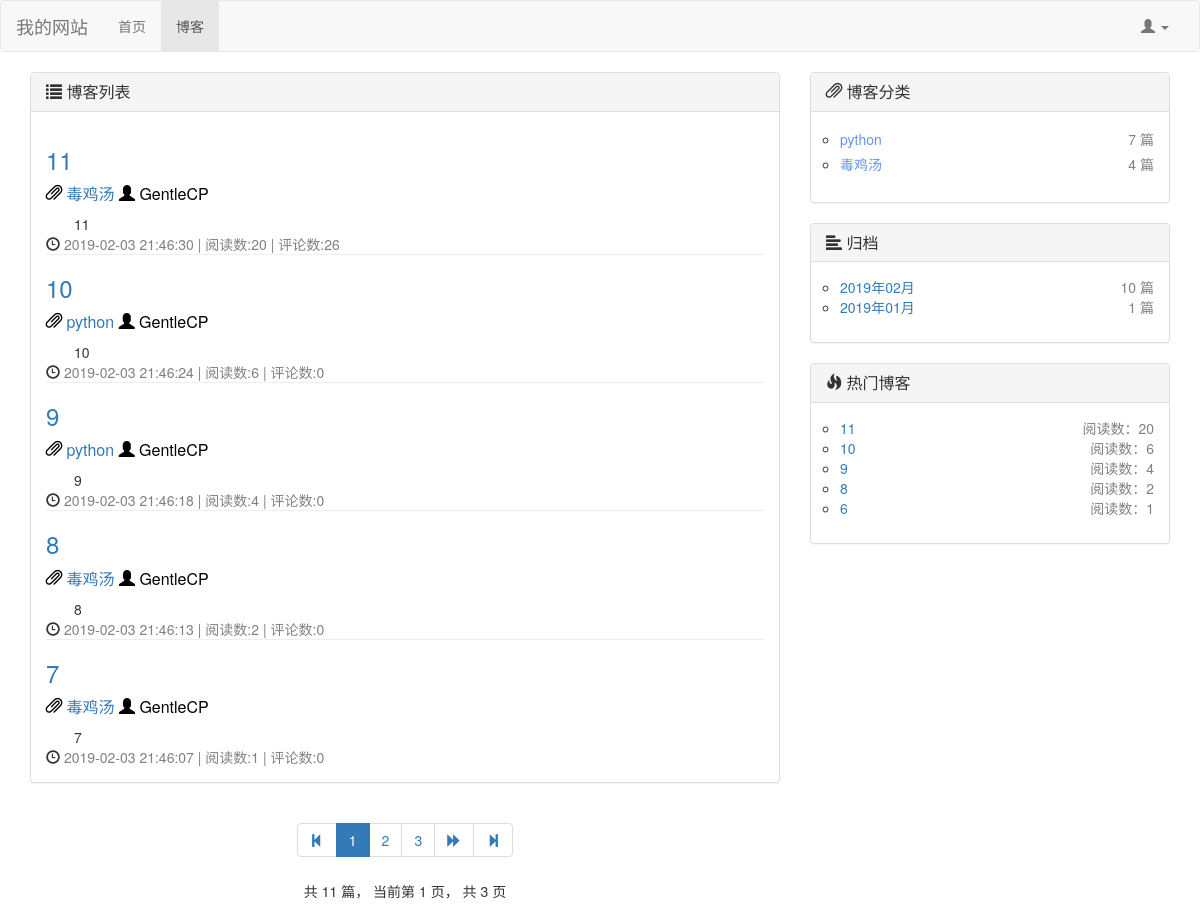
/blog/, run on an earlier commit of the app's database.
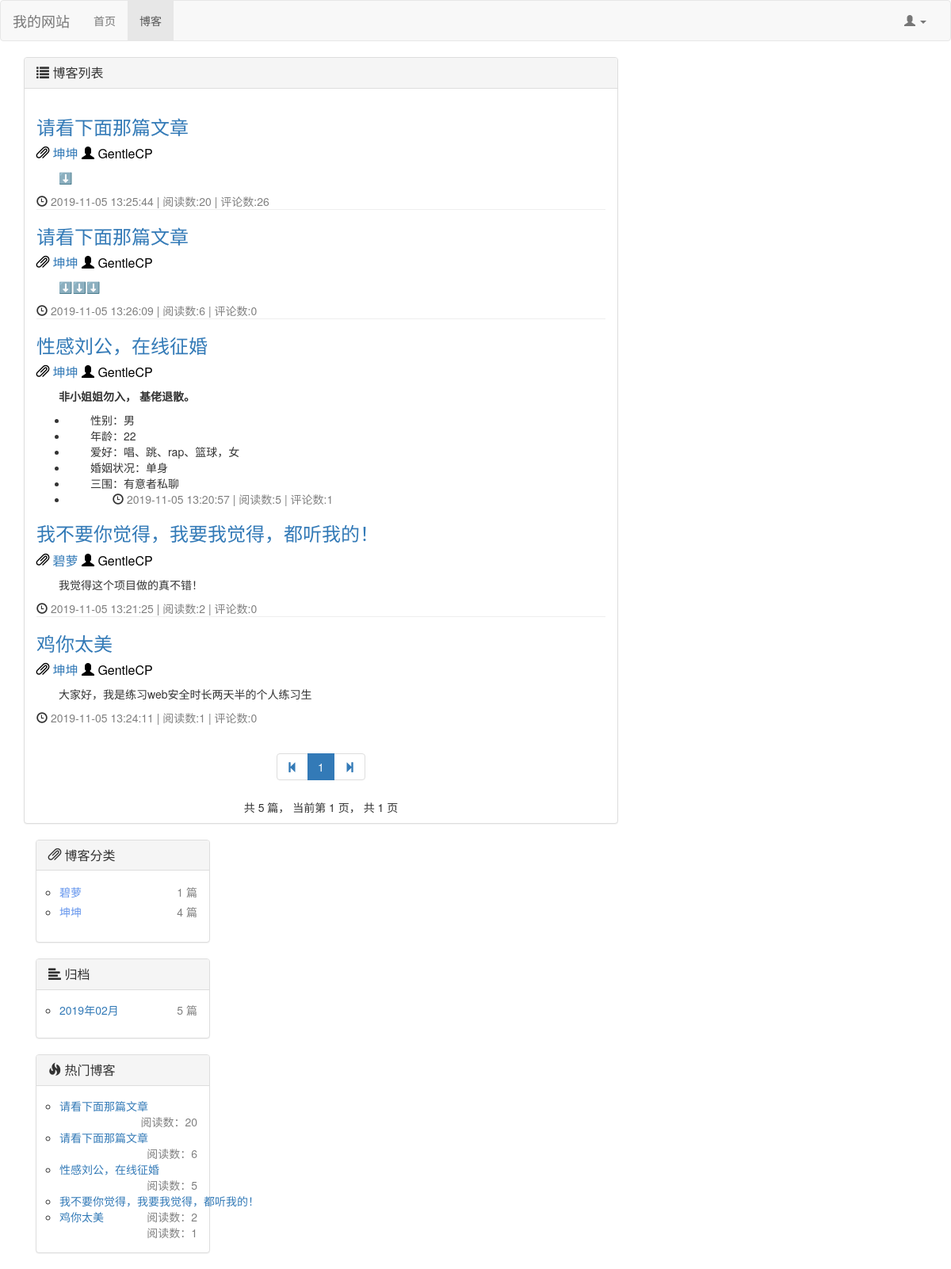
And on a later commit of the database.
### blog/models.py (models this page shows, shortened)
class Blog(models.Model, ReadNumExtendMethod):
    title = models.CharField(max_length=40, verbose_name="标题")
    blog_type = models.ForeignKey(BlogType, on_delete=models.DO_NOTHING, verbose_name="博客类型")
    author = models.ForeignKey(User, on_delete=models.DO_NOTHING, verbose_name="作者")
    content = RichTextUploadingField(verbose_name="内容")
    created_time = models.DateTimeField(auto_now_add=True, verbose_name="创建时间")
    last_modified_time = models.DateTimeField(auto_now=True, verbose_name="上次修改时间")
    class Meta:
        ordering = ['-created_time', ]  # 这里让前端网页在对从request获取到的数据排序按照创建时间由新到旧

class BlogType(models.Model):
    type_name = models.CharField(max_length=30, verbose_name="博客类型")

### read_statistic/models.py (models this page shows, shortened)
class ReadNum(models.Model):
    read_num = models.IntegerField(default=0)
    content_type = models.ForeignKey(ContentType,on_delete=models.DO_NOTHING) # 将ContentType绑定作为外键生成contenttype对象
    object_id = models.PositiveIntegerField() # 对象的id，确定了对象后根据id唯一定位对象
    content_object = GenericForeignKey('content_type','object_id') # 将上面两个合并成一个content对象

### blog/views.py (the view)
# urls.py: path('',views.get_blog_list,name = "blog_list"), # blog list
def get_blog_list(request):
    all_blogs = Blog.objects.all()  # 获取所有的blog
    context = get_blog_common(request, all_blogs)  # 调用公共代码函数，返回context
    return render(request, 'blog_list.html', context)

### blog/utils.py (called while the page is built)
def blogs_pagination(request, all_blogs):
    blog_paginator = Paginator(all_blogs, settings.BLOGS_PER_PAGE)  # 博客分页器，5条一页
    page_num = request.GET.get('page', 1)  # 获取url请求中页面的参数
    blogs_in_page = blog_paginator.get_page(page_num)  # 根据页面获取到该页的blog对象
    current_page_num = blogs_in_page.number  # 当前页面
    page_range = [i for i in [current_page_num - 2, current_page_num - 1, current_page_num,
                              current_page_num + 1, current_page_num + 2] if
                  i > 0 and i <= blog_paginator.num_pages]
    return blogs_in_page, page_range

def get_blog_types():
    blog_types = BlogType.objects.all()
    for blog_type in blog_types:
        blog_count = Blog.objects.filter(blog_type=blog_type).count()  # 根据博客类型统计该类型下的博客数量
        blog_type.blog_count = blog_count
    return blog_types

def get_blog_dates():
    blog_dates = Blog.objects.dates('created_time', 'month', order='DESC')  # 按月份返回博客,是个dates对象
    blog_dates_dic = {}
    for blog_date in blog_dates:
        blog_count = Blog.objects.filter(created_time__year=blog_date.year,
                                         created_time__month=blog_date.month).count()  # 根据取到的月份博客的年月属性挑出博客
        blog_dates_dic[blog_date] = blog_count
    return blog_dates_dic

def get_hot_blogs():
    hot_blogs = []
    ct = ContentType.objects.get_for_model(Blog)
    readnums = ReadNum.objects.filter(content_type=ct).order_by('-read_num')  # 暗转阅读量获取
    num_of_hot_blogs = readnums.count()  # 总的已读文章数
    for i in range(num_of_hot_blogs if num_of_hot_blogs < settings.NUM_OF_HOT_BLOGS else settings.NUM_OF_HOT_BLOGS):
        hot_blog = Blog.objects.get(id=readnums[i].object_id)
        hot_blogs.append(hot_blog)
    return hot_blogs

### blog/views.py (called while the page is built)
def get_blog_common(request, all_blogs):
    context = {}
    blogs_in_page, page_range = blogs_pagination(request, all_blogs)
    blog_types = get_blog_types()
    blog_dates_dic = get_blog_dates()
    hot_blogs = get_hot_blogs()
    context['blogs_in_page'] = blogs_in_page
    context['page_range'] = page_range  # 选取当前页面和邻近的4页作为分页显示
    context['blog_types'] = blog_types  # 统计了博客数量的博客类型
    context['blog_dates'] = blog_dates_dic  # 统计了博客数量的按月博客
    context['hot_blogs'] = hot_blogs  # 热门博客
    return context

### comment/templatetags/comment_tags.py (called while the page is built)
@register.simple_tag  # simple_tag允许传入多个参数
def get_comment_num(obj):
    content_type = ContentType.objects.get_for_model(obj)  # 通过对象获取content_type
    comment_num = Comment.objects.filter(content_type=content_type, object_id=obj.id).count()  # 评论数
    return comment_num

### blog/templates/blog_list.html (shortened to what this page needs)
{% extends 'base.html' %}
{% block nav_blog_active %}active{% endblock %}
{% load staticfiles %}
{% load comment_tags %}
{% block head_extends %}
    <link rel="stylesheet" href="{% static 'css/blog.css' %}">
{% endblock %}
{% block content %}
    <div class="container">
        <div class="row">
            <div class="col-md-8">
                <div class="panel panel-default">
                    <div class="panel-heading">
                        <h3 class="panel-title">{% block blog-head %}<span class="glyphicon glyphicon-list"
                                                                           aria-hidden="true"></span>
                            博客列表{% endblock %}</h3>
                    </div>
                    <div class="panel-body">
                        {% for blog in blogs_in_page.object_list %}
                            <div class="blog">
                                <h3><a href={% url 'blog_detail' blog.id %}>{{ blog.title }}</a></h3>
                                <p class="blog-info">
                                    <span class="glyphicon glyphicon-paperclip"
                                          aria-hidden="true"></span> <a
                                        href= {% url 'blog_with_type' blog.blog_type.id %}>{{ blog.blog_type.type_name }}</a>
                                    <span class="glyphicon glyphicon-user"
                                          aria-hidden="true"></span> {{ blog.author }}
                                </p>
                                <div class="blog-outline">
                                    {{ blog.content | truncatechars:150 |safe}}
                                </div>
                                <nobr><span class="glyphicon glyphicon-time"
                                          aria-hidden="true"></span> <font
                                        color="gray">{{ blog.last_modified_time|date:"Y-m-d H:i:s" }}</font></nobr>
                                <nobr><font color="gray"> | 阅读数:{{ blog.get_read_num }}</font></nobr>
                            <nobr><font color="gray"> | 评论数:{% get_comment_num blog %}</font></nobr>
                            </div>
                        {% empty %}
                            暂无博客，赶快去写一个吧~
                        {% endfor %}
                    </div>
                </div>
                <div class="blog-paging">
                    <ul class="pagination">
                        <li>
                            <a href="?page=1" aria-label="Previous">
                                    <span aria-hidden="true">
                                         <span class="glyphicon glyphicon-step-backward" aria-hidden="true"></span>
                                    </span>
                            </a>
                        </li>
                        {% for page_num in page_range %}
                            {% if page_num == blogs_in_page.number %}
                                <li class="active">
                                    <span>{{ page_num }} <span class="sr-only">(current)</span></span>
                                </li>
                            {% else %}
                                <li><a href="?page={{ page_num }}">{{ page_num }}</a></li>
                            {% endif %}
                        {% endfor %}
                        {% if blogs_in_page.has_next %}
                            <li>
                                <a href="?page={{ blogs_in_page.next_page_number }}" aria-label="Next">
                                        <span aria-hidden="true">
                                        <span class="glyphicon glyphicon-forward" aria-hidden="true"></span>
                                    </span>
                                </a>
                            </li>
                        {% endif %}
                        <li>
                            <a href="?page={{ blogs_in_page.paginator.num_pages }}" aria-label="Previous">
                                    <span aria-hidden="true">
                                        <span class="glyphicon glyphicon-step-forward" aria-hidden="true"></span>
                                    </span>
                            </a>
                        </li>
                    </ul>
                    <p>
                        共 {{ blogs_in_page.paginator.count }} 篇，
                        当前第 {{ blogs_in_page.number }} 页，
                        共 {{ blogs_in_page.paginator.num_pages }} 页
                    </p>
                </div>
            </div>
            <div class="col-md-4">
                <div class="panel panel-default">
                    <div class="panel-heading">
                        <h3 class="panel-title"><span class="glyphicon glyphicon-paperclip"
                                                      aria-hidden="true"></span> 博客分类</h3>
                    </div>
                    <div class="panel-body">
                        <ul class="blog-types">
                            {% for blog_type in blog_types %}
                                <li style="line-height:25px">
                                    <nobr class ="blog-url"><a href= {% url 'blog_with_type' blog_type.id %}>
                                        <font color="#6495ed"> {{ blog_type.type_name }} </font></a></nobr>
                                    <nobr class = "blog-arg">{{ blog_type.blog_count }} 篇</nobr>
                                </li>
                            {% empty %}
                                <li><a>暂无类型，赶快去添加分类吧~</a></li>
                            {% endfor %}
                        </ul>
                    </div>
                </div>
                <div class="panel panel-default">
                    <div class="panel-heading">
                        <h3 class="panel-title"><span class="glyphicon glyphicon-align-left"
                                                      aria-hidden="true"></span> 归档</h3>
                    </div>
                    <div class="panel-body">
                        <ul class="blog-types">
                            {% for blog_date, blog_count in blog_dates.items %}
                                <li>
                                    <nobr class="blog-url"><a
                                            href= {% url 'blog_with_date'  blog_date.year blog_date.month %}>
                                        {{ blog_date | date:"Y年m月" }}</a></nobr>
                                    <nobr class="blog-arg">{{ blog_count }} 篇</nobr>
                                </li>
                            {% endfor %}
                        </ul>
                    </div>
                </div>
                <div class="panel panel-default">
                    <div class="panel-heading">
                        <h3 class="panel-title"><span class="glyphicon glyphicon-fire"
                                                      aria-hidden="true"></span> 热门博客</h3>
                    </div>
                    <div class="panel-body">
                        <ul class="blog-types">
                            {% for hot_blog in hot_blogs %}
                                <li>
                                    <nobr class="blog-url"><a href={% url 'blog_detail' hot_blog.id %}>
                                        {{ hot_blog.title }} </a></nobr>
                                    <nobr class="blog-arg">阅读数：{{ hot_blog.get_read_num }}</nobr>
                                </li>
                            {% endfor %}
                        </ul>
                    </div>
                </div>
            </div>
        </div>
    </div>
{% endblock %}

### templates/base.html (shortened to what this page needs)
{% load staticfiles %}
<!DOCTYPE html>
<html lang="zh-CN">
<head>
    <link rel="stylesheet" href="{% static 'bootstrap@3.3.7/css/bootstrap.min.css' %}">
    {% block head_extends %}{% endblock %}
</head>
<body>
<nav class="navbar navbar-default">
    <div class="container-fluid">
        <div class="navbar-header">
            <a class="navbar-brand" href= {% url 'index' %}>我的网站</a>
        </div>
        <div class="collapse navbar-collapse" id="bs-example-navbar-collapse-1">
            <ul class="nav navbar-nav">
                <li class={% block nav_index_active %}{% endblock %}><a href={% url 'index' %}>首页 </a></li>
                <li class={% block nav_blog_active %}{% endblock %}><a href="{% url 'blog_list' %}">博客</a></li>
            </ul>
            <ul class="nav navbar-nav navbar-right">
                <li class="dropdown">
                    <a href="#" class="dropdown-toggle" data-toggle="dropdown" role="button"
                       aria-haspopup="true"
                       aria-expanded="false">
                        {% if user.is_authenticated %}
                            <nobr> {{ user.username }}</nobr>
                        {% else %}
                            <span class="glyphicon glyphicon-user" aria-hidden="true"></span>
                        {% endif %}
                        <span class="caret"></span></a>
                </li>
            </ul>
        </div>
    </div>
</nav>
{% block content %}{% endblock %}
</body>
</html>

### static/css/blog.css (style rules this page uses)
ul.blog-types { list-style-type: circle; padding-left: 1em; }
ul.blog-types nobr.blog-url { color: #6495ed; }
ul.blog-types nobr.blog-arg { color: #808080; float: right; }
div.blog { margin-top: 0.5em; }
div.blog:not(:last-child) { margin-top: 0.5em; margin-bottom: 1em; border-bottom:1px solid #eeeeee; }
div.blog p.blog-info { margin-bottom: 0.5em; font-size: medium; color: #000000; }
div.blog-outline { text-indent: 2em; }
div.blog-paging { text-align: center; }

What changed in the data, as far as the page shows it:
removed Blog: title "7", blog_type.type_name "毒鸡汤", author "GentleCP", content "7", last_modified_time "2019-02-03 21:46:07", get_read_num "1", id "0", shown under "博客列表"
changed Blog (number 1 of 5 on the later page): title "11" → "请看下面那篇文章"; blog_type.type_name "毒鸡汤" → "坤坤"; content "11" → "⬇️"; last_modified_time "2019-02-03 21:46:30" → "2019-11-05 13:25:44"
changed Blog (number 2 of 5 on the later page): title "10" → "请看下面那篇文章"; blog_type.type_name "python" → "坤坤"; content "10" → "⬇️⬇️⬇️"; last_modified_time "2019-02-03 21:46:24" → "2019-11-05 13:26:09"
changed Blog: title "9" → "性感刘公，在线征婚"; blog_type.type_name "python" → "坤坤"; content "9" → "非小姐姐勿入， 基佬退散。 性别：男 年龄：22 爱好：唱、跳、rap、篮球，女 婚姻状况：单身 三围：有意者私聊"; last_modified_time "2019-02-03 21:46:18" → "2019-11-05 13:20:57"; get_read_num "4" → "5"; id "0" → "1"
changed Blog: title "8" → "我不要你觉得，我要我觉得，都听我的！"; blog_type.type_name "毒鸡汤" → "碧萝"; content "8" → "我觉得这个项目做的真不错！"; last_modified_time "2019-02-03 21:46:13" → "2019-11-05 13:21:25"
now on one of the page's lists (row edited): Blog: title "鸡你太美", blog_type.type_name "坤坤", author "GentleCP", content "大家好，我是练习web安全时长两天半的个人练习生", last_modified_time "2019-11-05 13:24:11", get_read_num "1", id "0"
changed Blog: title "6" → "鸡你太美"
changed BlogType (number 1 of 2 on the later page): type_name "python" → "碧萝"; blog_count "7" → "1"
changed BlogType (number 2 of 2 on the later page): type_name "毒鸡汤" → "坤坤"
Also different on the page:
{{ blogs_in_page.paginator.count }}: "11" → "5"
{{ blogs_in_page.paginator.num_pages }}: "3" → "1"
new list line: "2019年02月 5 篇"
list line gone: "2"
list line gone: "3"
list line gone: "2019年02月 10 篇"
list line gone: "2019年01月 1 篇"
